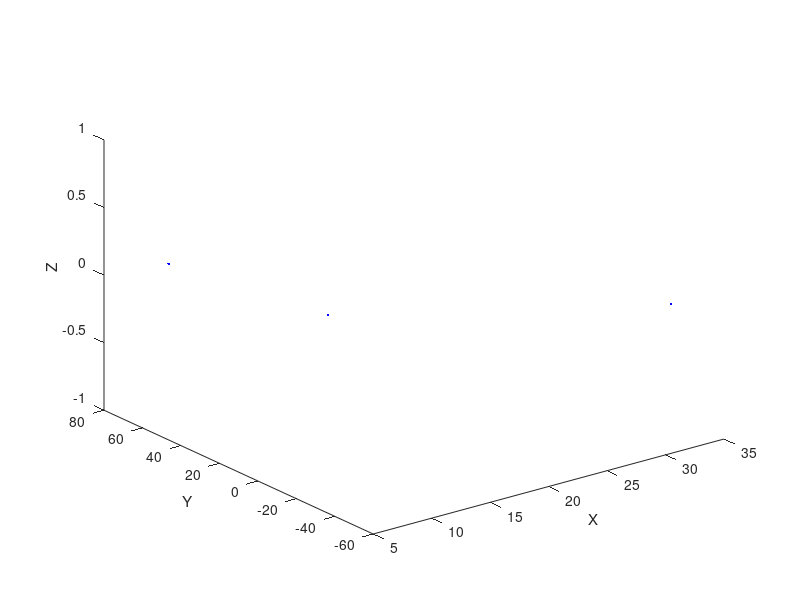

MATLAB code to generate this figure:
 x=12.4;
 y=32.1;
 z=9.8;
 ang=54;
 A=[x;y;z;1]
 B=[cos(ang),-sin(ang),0,(8.6*cos(ang))-(13.97*sin(ang));sin(ang),cos(ang),0,(8.6*sin(ang))+(13.97*cos(ang));0,0,1,65.8;0,0,0,1]
 Res=B * A
 Res(4,:)=[]
 Res1=[Res(1,:)]
 Res2=[Res(2,:)]
 Res3=[Res(3,:)]
 
 plot3([x,y,z],[Res1,Res2,Res3] ,".b")
# plot3(Res(3,:),".r","LineWidth",50)|
xlabel("X")
ylabel("Y")
zlabel("Z")
